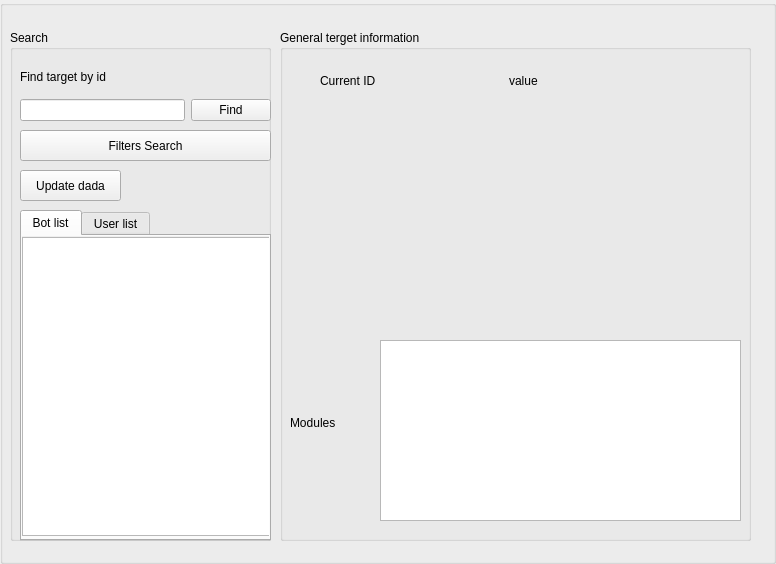
<?xml version="1.0" encoding="UTF-8"?>
<ui version="4.0">
 <class>ServerInteractionGroupBox</class>
 <widget class="QGroupBox" name="ServerInteractionGroupBox">
  <property name="geometry">
   <rect>
    <x>0</x>
    <y>0</y>
    <width>776</width>
    <height>564</height>
   </rect>
  </property>
  <property name="windowTitle">
   <string>GroupBox</string>
  </property>
  <widget class="QGroupBox" name="groupBox_4">
   <property name="geometry">
    <rect>
     <x>10</x>
     <y>30</y>
     <width>261</width>
     <height>511</height>
    </rect>
   </property>
   <property name="title">
    <string>Search</string>
   </property>
   <widget class="QWidget" name="layoutWidget">
    <property name="geometry">
     <rect>
      <x>10</x>
      <y>30</y>
      <width>251</width>
      <height>61</height>
     </rect>
    </property>
    <layout class="QVBoxLayout" name="verticalLayout_3">
     <item>
      <widget class="QLabel" name="label">
       <property name="text">
        <string>Find target by id</string>
       </property>
      </widget>
     </item>
     <item>
      <layout class="QHBoxLayout" name="horizontalLayout">
       <item>
        <widget class="QLineEdit" name="lineEdit"/>
       </item>
       <item>
        <widget class="QPushButton" name="pushButton_2">
         <property name="text">
          <string>Find</string>
         </property>
        </widget>
       </item>
      </layout>
     </item>
    </layout>
   </widget>
   <widget class="QPushButton" name="pushButton_3">
    <property name="geometry">
     <rect>
      <x>10</x>
      <y>100</y>
      <width>251</width>
      <height>31</height>
     </rect>
    </property>
    <property name="text">
     <string>Filters Search</string>
    </property>
   </widget>
   <widget class="QPushButton" name="updateTargetsButton">
    <property name="geometry">
     <rect>
      <x>10</x>
      <y>140</y>
      <width>101</width>
      <height>31</height>
     </rect>
    </property>
    <property name="text">
     <string>Update dada</string>
    </property>
   </widget>
   <widget class="QTabWidget" name="tabWidget_2">
    <property name="geometry">
     <rect>
      <x>10</x>
      <y>180</y>
      <width>251</width>
      <height>331</height>
     </rect>
    </property>
    <property name="currentIndex">
     <number>0</number>
    </property>
    <widget class="QWidget" name="tab">
     <attribute name="title">
      <string>Bot list</string>
     </attribute>
     <widget class="QScrollArea" name="scrollArea">
      <property name="geometry">
       <rect>
        <x>-1</x>
        <y>-1</y>
        <width>251</width>
        <height>301</height>
       </rect>
      </property>
      <property name="widgetResizable">
       <bool>true</bool>
      </property>
      <widget class="QWidget" name="scrollAreaWidgetContents">
       <property name="geometry">
        <rect>
         <x>0</x>
         <y>0</y>
         <width>249</width>
         <height>299</height>
        </rect>
       </property>
       <widget class="QListWidget" name="botsList">
        <property name="geometry">
         <rect>
          <x>0</x>
          <y>1</y>
          <width>251</width>
          <height>301</height>
         </rect>
        </property>
       </widget>
      </widget>
     </widget>
    </widget>
    <widget class="QWidget" name="tab_2">
     <attribute name="title">
      <string>User list</string>
     </attribute>
     <widget class="QScrollArea" name="scrollArea_2">
      <property name="geometry">
       <rect>
        <x>-1</x>
        <y>-1</y>
        <width>251</width>
        <height>301</height>
       </rect>
      </property>
      <property name="widgetResizable">
       <bool>true</bool>
      </property>
      <widget class="QWidget" name="scrollAreaWidgetContents_2">
       <property name="geometry">
        <rect>
         <x>0</x>
         <y>0</y>
         <width>249</width>
         <height>299</height>
        </rect>
       </property>
       <widget class="QListWidget" name="listWidget_2">
        <property name="geometry">
         <rect>
          <x>0</x>
          <y>1</y>
          <width>251</width>
          <height>301</height>
         </rect>
        </property>
       </widget>
      </widget>
     </widget>
    </widget>
   </widget>
  </widget>
  <widget class="QGroupBox" name="groupBox_3">
   <property name="geometry">
    <rect>
     <x>280</x>
     <y>30</y>
     <width>471</width>
     <height>511</height>
    </rect>
   </property>
   <property name="title">
    <string>General terget information</string>
   </property>
   <widget class="QListWidget" name="targetModulesList">
    <property name="geometry">
     <rect>
      <x>100</x>
      <y>310</y>
      <width>361</width>
      <height>181</height>
     </rect>
    </property>
   </widget>
   <widget class="QLabel" name="label_7">
    <property name="geometry">
     <rect>
      <x>10</x>
      <y>380</y>
      <width>101</width>
      <height>26</height>
     </rect>
    </property>
    <property name="text">
     <string>Modules</string>
    </property>
   </widget>
   <widget class="QWidget" name="">
    <property name="geometry">
     <rect>
      <x>40</x>
      <y>30</y>
      <width>371</width>
      <height>41</height>
     </rect>
    </property>
    <layout class="QHBoxLayout" name="horizontalLayout_2">
     <item>
      <widget class="QLabel" name="label_2">
       <property name="text">
        <string>Current ID</string>
       </property>
      </widget>
     </item>
     <item>
      <widget class="QLabel" name="label_targetId_val">
       <property name="text">
        <string>value</string>
       </property>
      </widget>
     </item>
    </layout>
   </widget>
  </widget>
 </widget>
 <resources/>
 <connections/>
</ui>
